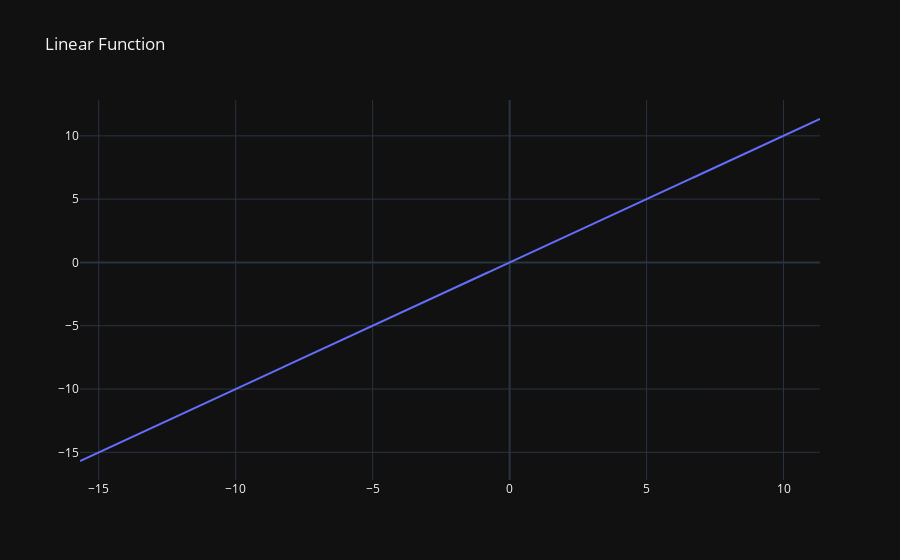

The notebook cell this image was saved under:
### Markdown cell above
### The `Perceptron`

**To quickly summarise, a perceptron is essentially a method of separating a manifold with a _hyperplane_. This is just drawing a straight line to separate an n-dimensional space into two regions: True or False. Take a look at the `dot_product.ipynb` to see how this is done.**

[![perceptron2](https://miro.medium.com/max/639/1*_Epn1FopggsgvwgyDA4o8w.png)](https://miro.medium.com/max/639/1*_Epn1FopggsgvwgyDA4o8w.png)

### Code cell
x = np.random.randn(100)*5
x_0 = np.linspace(x.min()-.1, x.max()+.1, 500)  # evenly spaced test points


fig = go.Figure(data=go.Scatter(x=x_0, y=x_0, name='Linear Function'))
fig.update_layout(template='plotly_dark',
                  title='Linear Function')
fig.show()

### Figure 1 — Plotly figure (JSON) as saved in the notebook; plotly's stock layout.template omitted (floating-point values rounded to 4 significant figures; data arrays with more than 128 entries replaced by an {"elided": "..."} marker saying what was removed)
{"data": [{"name": "Linear Function", "type": "scatter", "x": {"elided": "500 float values"}, "y": {"elided": "500 float values"}}], "layout": {"title": {"text": "Linear Function"}}}
